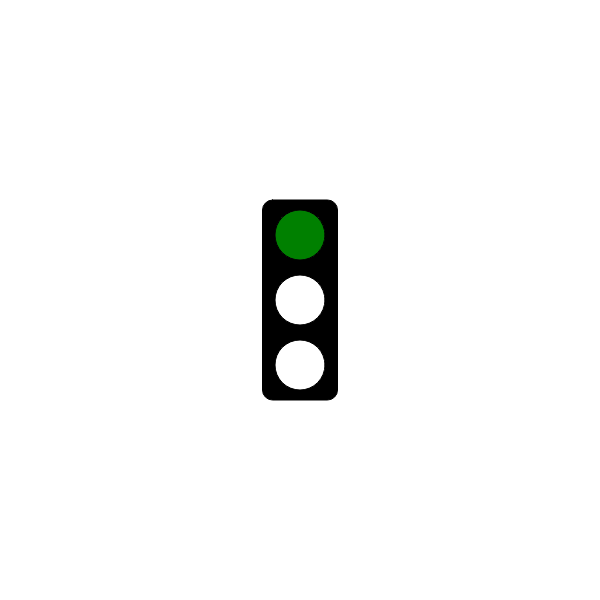
Frame 1 (no input)
Frame 60 (no input): identical to frame 1, image omitted
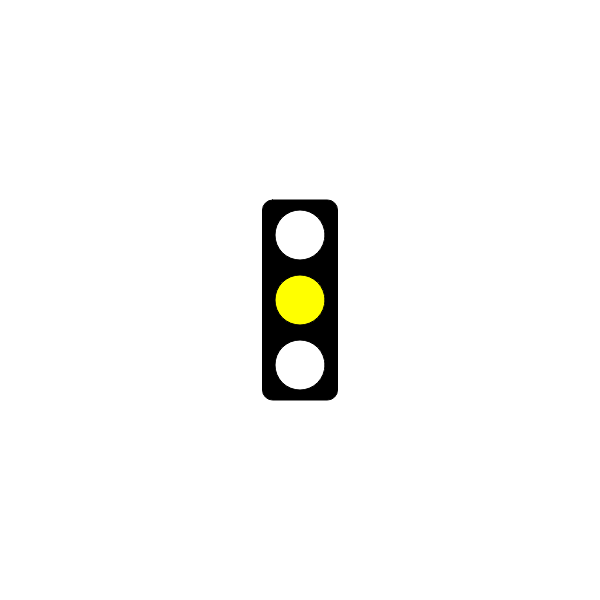
Frame 120 (the mouse pressed at the canvas centre since frame 60)

The p5.js sketch that drew these frames (run headless with seeded random() and noise() and a simulated clock; from frame 60 on, the mouse is pressed at the canvas centre):

// p5.js sketch
// ── sketch.js
// Traffic Light Starter Code
// Your Name Here
// The Date Here

// GOAL: make a 'traffic light' simulator. For now, just have the light
// changing according to time. You may want to investigate the millis()
// function at https://p5js.org/reference/#/p5/millis

let lightCol = "red";
let someTime = 2000;

function setup() {
  createCanvas(600, 600);
}

function draw() {
  background(255);
  updateLight();
  drawOutlineOfLights();
  correctLight();
}

function updateLight() {
  if (lightCol === "red" && millis() > someTime) {
    lightCol = "green";
    someTime += someTime;
  }
  else if (lightCol === "green" && millis() > someTime) {
    lightCol = "yellow";
    someTime += someTime*3;

  }
  else if (lightCol === "yellow"&& millis() > someTime) {
    lightCol = "red";
    someTime += someTime*3;

  }
}

function drawOutlineOfLights() {
  //box
  rectMode(CENTER);
  fill(0);
  rect(width/2, height/2, 75, 200, 10);

  //lights
  fill(255);
  ellipse(width/2, height/2 - 65, 50, 50); //top
  ellipse(width/2, height/2, 50, 50); //middle
  ellipse(width/2, height/2 + 65, 50, 50); //bottom
}

function correctLight() {
  if (lightCol === "red") {
    fill('green');
    ellipse(width/2, height/2 - 65, 50, 50); //top
  }
  else if (lightCol === "green") {
    fill('yellow');
    ellipse(width/2, height/2, 50, 50); //middle

  }
  else if (lightCol === "yellow") {
    fill('red');
    ellipse(width/2, height/2 + 65, 50, 50); //bottom

  }
}
